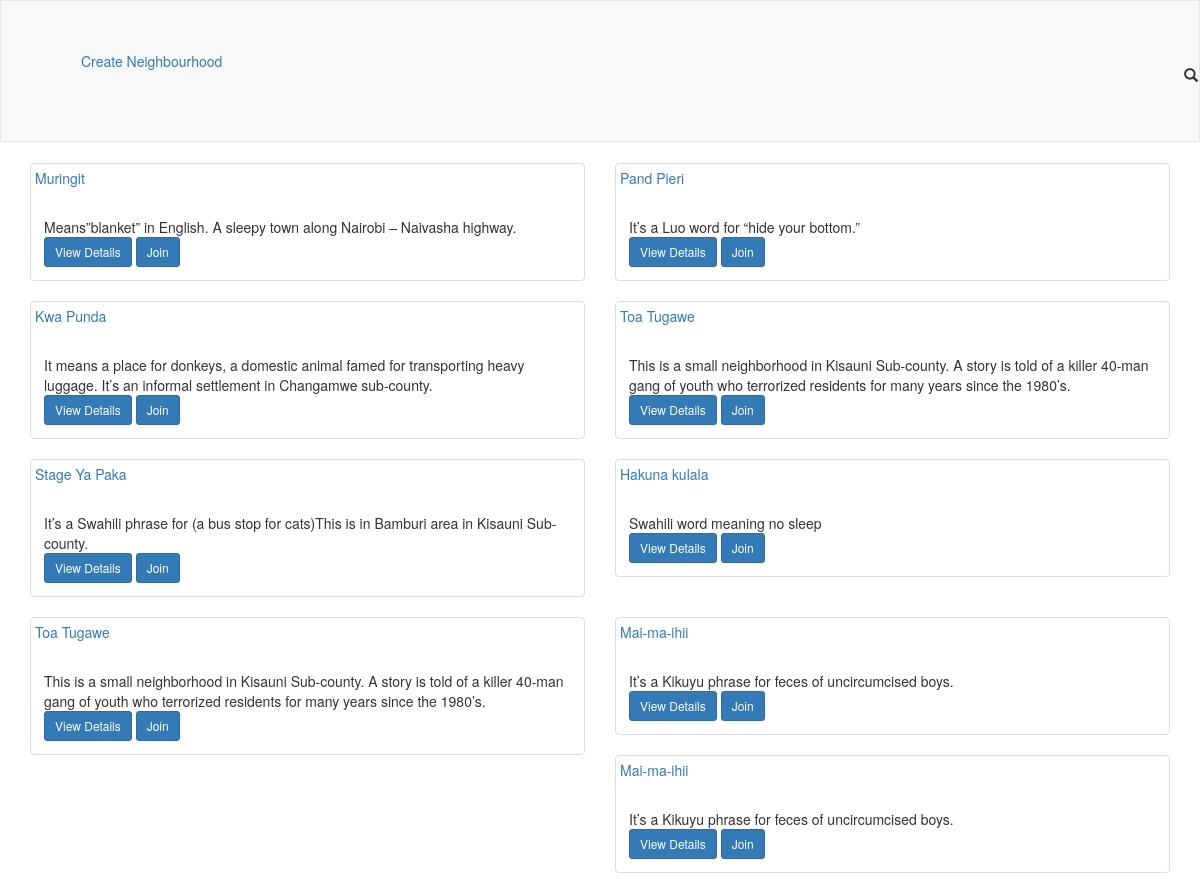
The app's page /index/ with its own data.
### app/models.py (models this page shows, shortened)
class Neighbourhood( models.Model ):
    CITY_CHOICES=(
        ('Nairobi' , 'Nairobi') ,
        ('Machakos' , 'Machakos') ,
        ('KItui' , 'KItui') ,
        ('Garissa' , 'Garissa') ,
        ('Mombasa' , 'Mombasa') ,
        ('Malindi' , 'Malindi') ,
        ('Kisumu' , 'Kisumu') ,
        ('Migori' , 'Migori') ,
        ('Kakamega' , 'Kakamega') ,
        ('Uasingishu' , 'Uasingishu') ,
    )
    name=models.CharField( max_length=300 , null=True )
    description=models.CharField(max_length=500 , null=True)
    location=models.CharField( max_length=100 , choices=CITY_CHOICES )
    population=models.IntegerField( )
    user=models.ForeignKey( User )

### app/views.py (the view)
# urls.py: url( r'^index/$' , views.Index , name='index' ) ,
def Index(request):
    date=dt.date.today( )
    profile=Profile.objects.all
    project=Project.objects.all()
    business=Business.objects.all()
    neighbourhood=Neighbourhood.objects.all()
    return render( request , 'Hood/index.html' , {
        "profile": profile ,
        "neighbourhood":neighbourhood,
        "project": project ,
        "business":business,
        "date":date,} )

### app/templates/Hood/index.html (shortened to what this page needs)
{% extends 'Hood/base.html' %}
{% block body %}
<div class="container">
    <div class="row">
        <div class="col-sm-12">
             </div>
    {% for neyba in neighbourhood %}
    <div class="col-md-6 sm-6 col-lg-6">
                    <div class="thumbnail">
                        <a href="{% url 'detail' neyba.id %}">
                            {{ neyba.name }}
                              </a>
                        <div class="caption">
                            <br>
                            <div class="footer">
                                {{ neyba.description }}
                            </div>
                             <a href="{% url 'detail' neyba.id %}" class="btn btn-primary btn-sm" role="button">View Details</a>
                            <a href="{% url 'detail' neyba.id %}" class="btn btn-primary btn-sm" role="button">Join</a>
                        </div>
                    </div>
                </div>
                {% cycle '' '' '' '' '' '<div class="clearfix visible-lg"></div>' %}
{% endfor %}
        </div>
    </div>
{% endblock %}

### app/templates/Hood/base.html (shortened to what this page needs)
{% load bootstrap4 %}
<html lang="en">
<head>
    {% load static %}
  <link rel="stylesheet" href="https://maxcdn.bootstrapcdn.com/bootstrap/3.3.6/css/bootstrap.min.css">
    <link rel="stylesheet" type="text/css" href=""/>
</head>
<nav class="navbar navbar-default" role="navigation">
  <div class="container">
    <div class="collapse navbar-collapse" id="navbar-responsive-65">
      <div class="navbar-left">
        <nav>
          <ul class="nav navbar-nav">
            <a href="{% url 'neighbourhood-add' %}">Create Neighbourhood
          </ul>
        </nav>
      </div>
      <div class="navbar-right">
        <form class="search-form searchbar" role="search" id="hiddenSearchBox" action="" method="get">
          <div class="input-group">
            <input type="search" name="keywords" class="form-control" placeholder="Search..">
            <div class="input-group-btn">
              <button type="submit" class="btn btn-default" data-toggle="searchbar" data-target="#hiddenSearchBox">
                <span class="glyphicon glyphicon-search"></span> <span class="sr-only">Submit</span>
              </button>
            </div>
          </div>
        </form>
      </div>
    </div>
  </div>
</nav>
{% block body %}
{% endblock %}
<body>
</body>
</html>

### app/templates/Hood/index.html (style rules this page uses)
.navbar { border-radius: 0; padding:50px; }

### app/templates/Hood/base.html (style rules this page uses)
.navbar .search-form { float: right; margin: 0; padding: 0; margin-top: 10px; }
.navbar .search-form .input-group { display: block; padding-right: 30px; width: 30px; overflow: hidden; border-left: 2px solid transparent; transition: all 0.2s ease-in-out; }
.navbar .search-form .form-control, .navbar .search-form .form-control:focus { height: 30px; padding: 6px 12px 0; border-radius: 0; box-shadow: none; font-size: 16px; background-color: transparent; border-color: transparent; }
.navbar .search-form .input-group-btn { display: block; position: absolute; right: 0; top: 0; width: 30px; height: 30px; z-index: 2; }
.navbar .search-form .btn { padding: 5px 8px; border-radius: 0; background-color: transparent; border: 1px solid transparent; transition: all 0.2s ease-in-out; }

### records on screen
Neighbourhood: name "Muringit", description "Means”blanket” in English. A sleepy town along Nairobi – Naivasha highway."
Neighbourhood: name "Pand Pieri", description "It’s a Luo word for “hide your bottom.”"
Neighbourhood: name "Kwa Punda", description "It means a place for donkeys, a domestic animal famed for transporting heavy luggage. It’s an informal settlement in Changamwe sub-county."
Neighbourhood: name "Toa Tugawe", description "This is a small neighborhood in Kisauni Sub-county. A story is told of a killer 40-man gang of youth who terrorized residents for many years since the 1980’s."
Neighbourhood: name "Stage Ya Paka", description "It’s a Swahili phrase for (a bus stop for cats)This is in Bamburi area in Kisauni Sub-county."
Neighbourhood: name "Hakuna kulala", description "Swahili word meaning no sleep"
Neighbourhood: name "Toa Tugawe", description "This is a small neighborhood in Kisauni Sub-county. A story is told of a killer 40-man gang of youth who terrorized residents for many years since the 1980’s."
Neighbourhood: name "Mai-ma-ihii", description "It’s a Kikuyu phrase for feces of uncircumcised boys."
Neighbourhood: name "Mai-ma-ihii", description "It’s a Kikuyu phrase for feces of uncircumcised boys."
